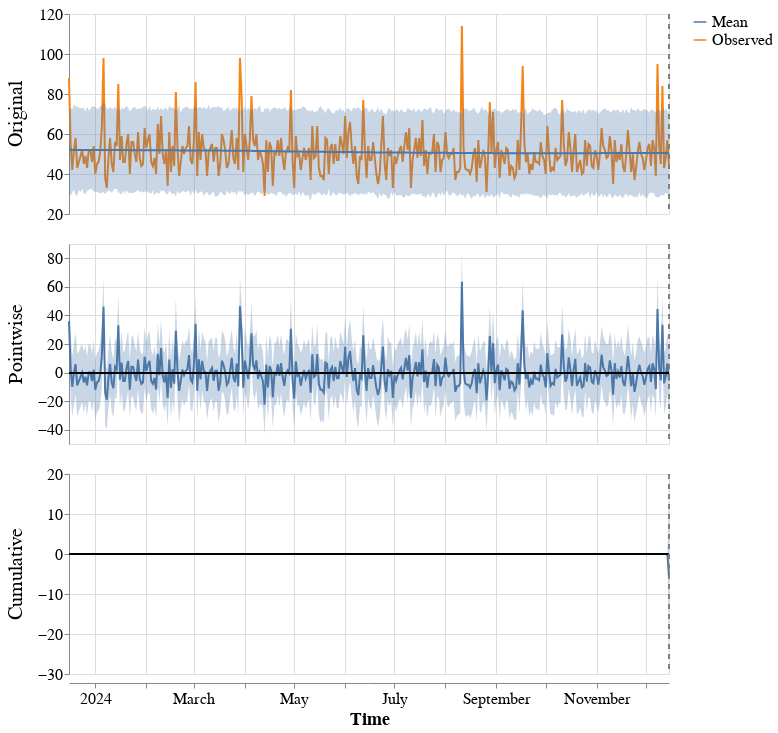

Notebook code cell kept with this figure:
### Code cell
ci.plot(impact)

### Figure 1 — Vega-Lite specification as saved in the notebook (floating-point values rounded to 4 significant figures; data arrays with more than 128 entries replaced by an {"elided": "..."} marker saying what was removed)
{"config": {"view": {"continuousWidth": 300, "continuousHeight": 300}, "axis": {"labelFontSize": 16, "titleFontSize": 18}, "background": "white", "header": {"labelFontSize": 20}}, "data": {"name": "data-b7adb14e6d7a6bb9f58047399d15bf53"}, "facet": {"row": {"field": "scale_pretty", "sort": ["Original", "Pointwise", "Cumulative"], "title": "", "type": "nominal"}}, "spec": {"layer": [{"mark": {"type": "line"}, "encoding": {"color": {"field": "stat_pretty", "legend": {"labelFontSize": 16, "symbolSize": 160, "title": ""}, "type": "nominal"}, "x": {"field": "time", "title": "Time", "type": "temporal"}, "y": {"field": "value", "scale": {"zero": false}, "title": "", "type": "quantitative"}}}, {"mark": {"type": "area", "opacity": 0.3}, "encoding": {"x": {"field": "time", "title": "Time", "type": "temporal"}, "y": {"field": "upper", "type": "quantitative"}, "y2": {"field": "lower"}}}, {"mark": {"type": "rule"}, "encoding": {"y": {"field": "zero", "type": "quantitative"}}}, {"mark": {"type": "rule", "strokeDash": [5, 5]}, "encoding": {"color": {"value": "grey"}, "x": {"field": "post_period_start", "type": "temporal"}}}], "height": 200, "width": 600}, "resolve": {"scale": {"y": "independent"}}, "$schema": "https://vega.github.io/schema/vega-lite/v5.20.1.json", "datasets": {"data-b7adb14e6d7a6bb9f58047399d15bf53": {"elided": "1464 records"}}}
